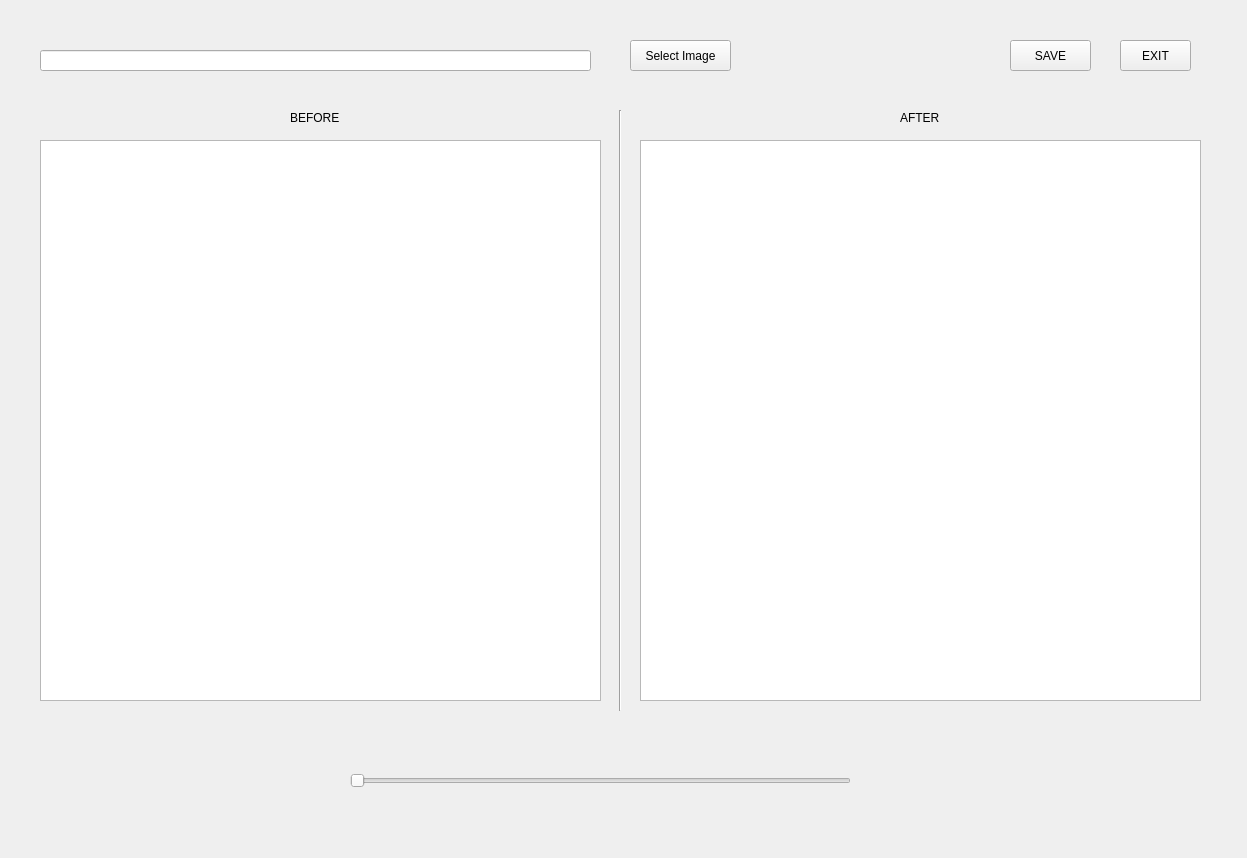
<?xml version="1.0" encoding="UTF-8"?>
<ui version="4.0">
 <class>Form3</class>
 <widget class="QWidget" name="Form3">
  <property name="geometry">
   <rect>
    <x>0</x>
    <y>0</y>
    <width>1247</width>
    <height>858</height>
   </rect>
  </property>
  <property name="windowTitle">
   <string>Form</string>
  </property>
  <widget class="QPushButton" name="pushButton_2">
   <property name="geometry">
    <rect>
     <x>1120</x>
     <y>40</y>
     <width>71</width>
     <height>31</height>
    </rect>
   </property>
   <property name="text">
    <string>EXIT</string>
   </property>
  </widget>
  <widget class="QPushButton" name="pushButton_3">
   <property name="geometry">
    <rect>
     <x>1010</x>
     <y>40</y>
     <width>81</width>
     <height>31</height>
    </rect>
   </property>
   <property name="text">
    <string>SAVE</string>
   </property>
  </widget>
  <widget class="QGraphicsView" name="graphicsView">
   <property name="geometry">
    <rect>
     <x>40</x>
     <y>140</y>
     <width>561</width>
     <height>561</height>
    </rect>
   </property>
  </widget>
  <widget class="QPushButton" name="pushButton">
   <property name="geometry">
    <rect>
     <x>630</x>
     <y>40</y>
     <width>101</width>
     <height>31</height>
    </rect>
   </property>
   <property name="text">
    <string>Select Image</string>
   </property>
  </widget>
  <widget class="QSlider" name="horizontalSlider">
   <property name="geometry">
    <rect>
     <x>350</x>
     <y>760</y>
     <width>501</width>
     <height>41</height>
    </rect>
   </property>
   <property name="orientation">
    <enum>Qt::Horizontal</enum>
   </property>
  </widget>
  <widget class="QLineEdit" name="lineEdit">
   <property name="geometry">
    <rect>
     <x>40</x>
     <y>50</y>
     <width>551</width>
     <height>21</height>
    </rect>
   </property>
  </widget>
  <widget class="QLabel" name="label">
   <property name="geometry">
    <rect>
     <x>290</x>
     <y>110</y>
     <width>64</width>
     <height>15</height>
    </rect>
   </property>
   <property name="text">
    <string>BEFORE</string>
   </property>
  </widget>
  <widget class="QLabel" name="label_2">
   <property name="geometry">
    <rect>
     <x>900</x>
     <y>110</y>
     <width>51</width>
     <height>16</height>
    </rect>
   </property>
   <property name="text">
    <string>AFTER</string>
   </property>
  </widget>
  <widget class="Line" name="line">
   <property name="geometry">
    <rect>
     <x>610</x>
     <y>110</y>
     <width>20</width>
     <height>601</height>
    </rect>
   </property>
   <property name="orientation">
    <enum>Qt::Vertical</enum>
   </property>
  </widget>
  <widget class="QGraphicsView" name="graphicsView_2">
   <property name="geometry">
    <rect>
     <x>640</x>
     <y>140</y>
     <width>561</width>
     <height>561</height>
    </rect>
   </property>
  </widget>
 </widget>
 <resources/>
 <connections>
  <connection>
   <sender>pushButton</sender>
   <signal>clicked()</signal>
   <receiver>Form3</receiver>
   <slot>Select_Image()</slot>
   <hints>
    <hint type="sourcelabel">
     <x>690</x>
     <y>60</y>
    </hint>
    <hint type="destinationlabel">
     <x>726</x>
     <y>84</y>
    </hint>
   </hints>
  </connection>
  <connection>
   <sender>pushButton_2</sender>
   <signal>clicked()</signal>
   <receiver>Form3</receiver>
   <slot>Exit()</slot>
   <hints>
    <hint type="sourcelabel">
     <x>1161</x>
     <y>56</y>
    </hint>
    <hint type="destinationlabel">
     <x>1198</x>
     <y>88</y>
    </hint>
   </hints>
  </connection>
  <connection>
   <sender>pushButton_3</sender>
   <signal>clicked()</signal>
   <receiver>Form3</receiver>
   <slot>Save()</slot>
   <hints>
    <hint type="sourcelabel">
     <x>1037</x>
     <y>52</y>
    </hint>
    <hint type="destinationlabel">
     <x>955</x>
     <y>24</y>
    </hint>
   </hints>
  </connection>
  <connection>
   <sender>horizontalSlider</sender>
   <signal>valueChanged(int)</signal>
   <receiver>Form3</receiver>
   <slot>Slider(int)</slot>
   <hints>
    <hint type="sourcelabel">
     <x>700</x>
     <y>779</y>
    </hint>
    <hint type="destinationlabel">
     <x>754</x>
     <y>727</y>
    </hint>
   </hints>
  </connection>
 </connections>
 <slots>
  <slot>Select_Image()</slot>
  <slot>Exit()</slot>
  <slot>Save()</slot>
  <slot>slot1()</slot>
  <slot>Slider(int)</slot>
 </slots>
</ui>
